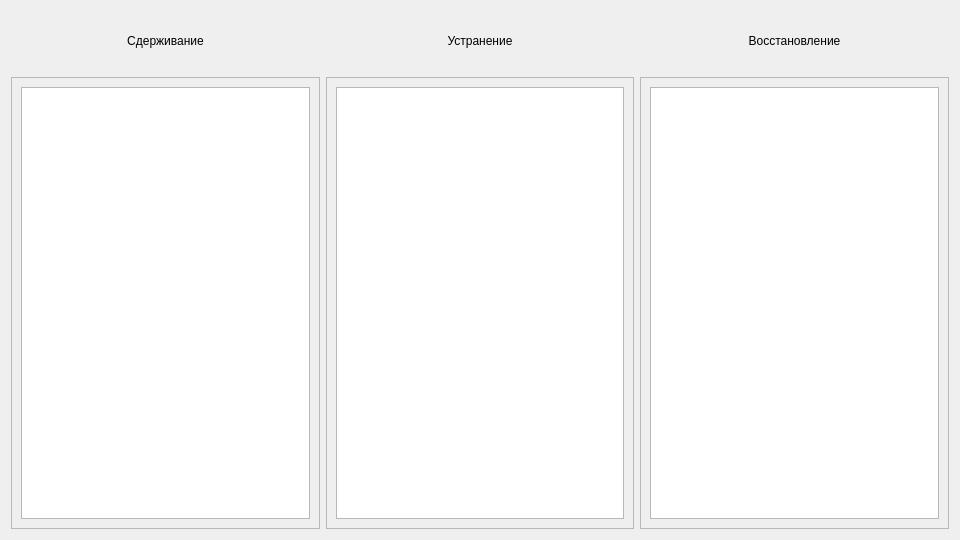
<?xml version="1.0" encoding="UTF-8"?>
<ui version="4.0">
 <class>RecommendationsWidget</class>
 <widget class="QWidget" name="RecommendationsWidget">
  <property name="geometry">
   <rect>
    <x>0</x>
    <y>0</y>
    <width>960</width>
    <height>540</height>
   </rect>
  </property>
  <property name="windowTitle">
   <string>Form</string>
  </property>
  <layout class="QHBoxLayout" name="horizontalLayout">
   <item>
    <layout class="QVBoxLayout" name="verticalLayout_containment">
     <item>
      <widget class="QLabel" name="label_containment">
       <property name="minimumSize">
        <size>
         <width>0</width>
         <height>60</height>
        </size>
       </property>
       <property name="text">
        <string>Сдерживание</string>
       </property>
       <property name="alignment">
        <set>Qt::AlignCenter</set>
       </property>
      </widget>
     </item>
     <item>
      <widget class="QScrollArea" name="scrollArea_containment">
       <property name="widgetResizable">
        <bool>true</bool>
       </property>
       <widget class="QWidget" name="scrollAreaWidgetContents_containment">
        <property name="geometry">
         <rect>
          <x>0</x>
          <y>0</y>
          <width>306</width>
          <height>452</height>
         </rect>
        </property>
        <layout class="QVBoxLayout" name="verticalLayout">
         <item>
          <widget class="QTextEdit" name="textEdit_cont"/>
         </item>
        </layout>
       </widget>
      </widget>
     </item>
    </layout>
   </item>
   <item>
    <layout class="QVBoxLayout" name="verticalLayout_fixes">
     <item>
      <widget class="QLabel" name="label_fixes">
       <property name="minimumSize">
        <size>
         <width>0</width>
         <height>60</height>
        </size>
       </property>
       <property name="text">
        <string>Устранение</string>
       </property>
       <property name="alignment">
        <set>Qt::AlignCenter</set>
       </property>
      </widget>
     </item>
     <item>
      <widget class="QScrollArea" name="scrollArea_fixes">
       <property name="widgetResizable">
        <bool>true</bool>
       </property>
       <widget class="QWidget" name="scrollAreaWidgetContents_fixes">
        <property name="geometry">
         <rect>
          <x>0</x>
          <y>0</y>
          <width>306</width>
          <height>452</height>
         </rect>
        </property>
        <layout class="QVBoxLayout" name="verticalLayout_2">
         <item>
          <widget class="QTextEdit" name="textEdit_fixes"/>
         </item>
        </layout>
       </widget>
      </widget>
     </item>
    </layout>
   </item>
   <item>
    <layout class="QVBoxLayout" name="verticalLayout_restore">
     <item>
      <widget class="QLabel" name="label_restore">
       <property name="minimumSize">
        <size>
         <width>0</width>
         <height>60</height>
        </size>
       </property>
       <property name="text">
        <string>Восстановление</string>
       </property>
       <property name="alignment">
        <set>Qt::AlignCenter</set>
       </property>
      </widget>
     </item>
     <item>
      <widget class="QScrollArea" name="scrollArea_restore">
       <property name="widgetResizable">
        <bool>true</bool>
       </property>
       <widget class="QWidget" name="scrollAreaWidgetContents_restore">
        <property name="geometry">
         <rect>
          <x>0</x>
          <y>0</y>
          <width>306</width>
          <height>452</height>
         </rect>
        </property>
        <layout class="QVBoxLayout" name="verticalLayout_3">
         <item>
          <widget class="QTextEdit" name="textEdit_restore"/>
         </item>
        </layout>
       </widget>
      </widget>
     </item>
    </layout>
   </item>
  </layout>
 </widget>
 <resources/>
 <connections/>
</ui>
